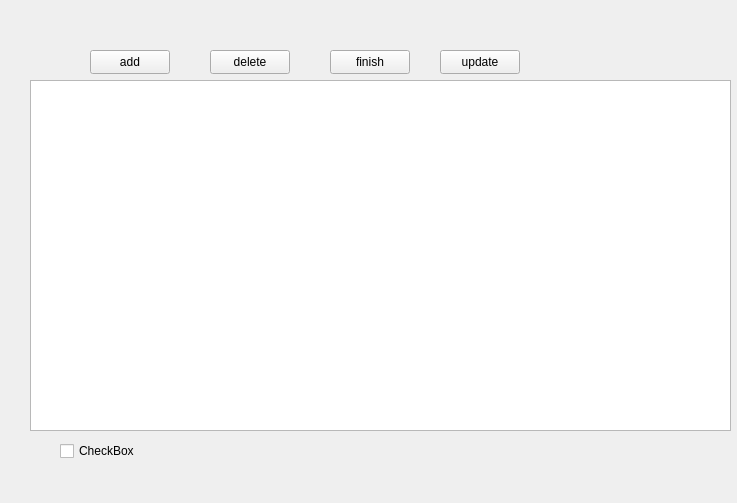
<?xml version="1.0" encoding="UTF-8"?>
<ui version="4.0">
 <class>AffairWidget</class>
 <widget class="QWidget" name="AffairWidget">
  <property name="geometry">
   <rect>
    <x>0</x>
    <y>0</y>
    <width>737</width>
    <height>503</height>
   </rect>
  </property>
  <property name="windowTitle">
   <string>Form</string>
  </property>
  <widget class="QTableView" name="table_affair">
   <property name="geometry">
    <rect>
     <x>30</x>
     <y>80</y>
     <width>701</width>
     <height>351</height>
    </rect>
   </property>
  </widget>
  <widget class="QCheckBox" name="selectAll">
   <property name="geometry">
    <rect>
     <x>60</x>
     <y>440</y>
     <width>81</width>
     <height>22</height>
    </rect>
   </property>
   <property name="text">
    <string>CheckBox</string>
   </property>
  </widget>
  <widget class="QPushButton" name="btn_add">
   <property name="geometry">
    <rect>
     <x>90</x>
     <y>50</y>
     <width>80</width>
     <height>24</height>
    </rect>
   </property>
   <property name="text">
    <string>add</string>
   </property>
  </widget>
  <widget class="QPushButton" name="btn_delete">
   <property name="geometry">
    <rect>
     <x>210</x>
     <y>50</y>
     <width>80</width>
     <height>24</height>
    </rect>
   </property>
   <property name="text">
    <string>delete</string>
   </property>
  </widget>
  <widget class="QPushButton" name="btn_finish">
   <property name="geometry">
    <rect>
     <x>330</x>
     <y>50</y>
     <width>80</width>
     <height>24</height>
    </rect>
   </property>
   <property name="text">
    <string>finish</string>
   </property>
  </widget>
  <widget class="QPushButton" name="btn_update">
   <property name="geometry">
    <rect>
     <x>440</x>
     <y>50</y>
     <width>80</width>
     <height>24</height>
    </rect>
   </property>
   <property name="text">
    <string>update</string>
   </property>
  </widget>
 </widget>
 <resources/>
 <connections/>
</ui>
